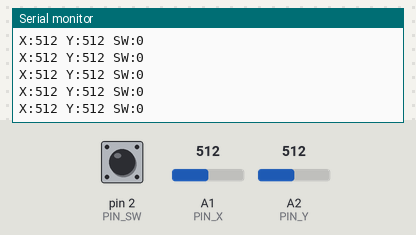
Simulated run of this sketch. Board: Arduino Nano, built with avr-gcc and run on an emulated ATmega328P. Parts: the last lines printed to the serial monitor. The inputs (shaded band) are chosen by the test bench; at power-on: A1 (PIN_X) = 512, A2 (PIN_Y) = 512, pin 2 (PIN_SW) HIGH.

Above: at 1.2 s.
1.3 s: A1 (PIN_X) set to 716
At 1.31 s:
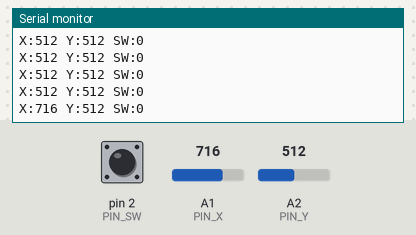
2.8 s: A2 (PIN_Y) set to 716
At 2.82 s:
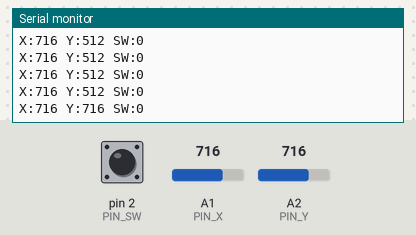
4.3 s: pin 2 (PIN_SW) pulled LOW for 0.15 s
At 4.44 s:
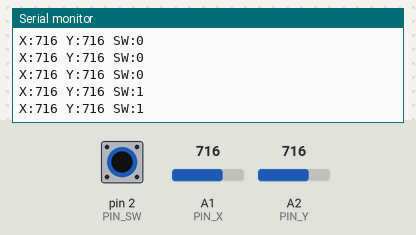
5.9 s: A1 (PIN_X) set to 1023
At 5.95 s:
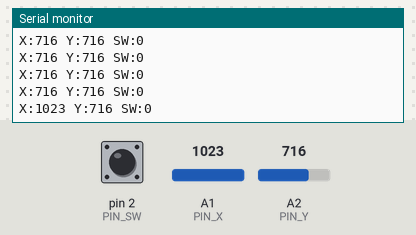
8.9 s: pin 2 (PIN_SW) pulled LOW for 1 s
At 8.97 s:
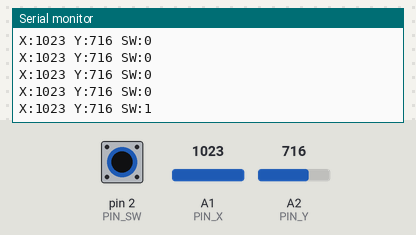
11.4 s: A2 (PIN_Y) set to 900
At 11.49 s:
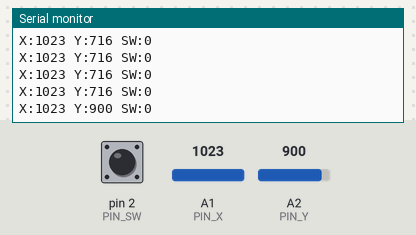
Timing chart, 0 to 13.9 s (numbered marks = the images above; inputs shaded):
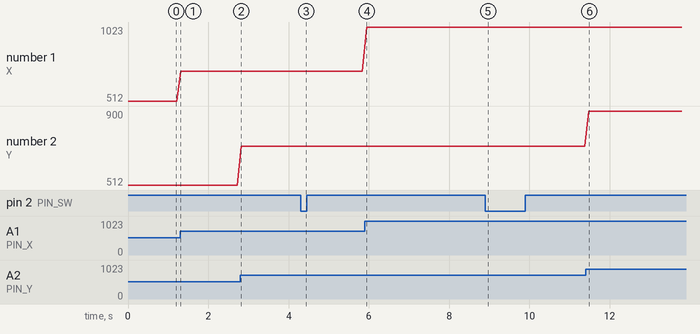

The sketch:

joystick_nano.ino
```cpp
// Joystick KY-023 – Arduino Nano
// X → A1 | Y → A2 | SW → D2

#define PIN_X  A1
#define PIN_Y  A2
#define PIN_SW 2

void setup() {
  Serial.begin(9600);
  pinMode(PIN_SW, INPUT_PULLUP);
}

void loop() {
  int x   = analogRead(PIN_X);    // 0–1023
int y = analogRead(PIN_Y);  // 0–1023
  bool sw = !digitalRead(PIN_SW); // true = pressé

  Serial.print("X:"); Serial.print(x);
  Serial.print(" Y:"); Serial.print(y);
  Serial.print(" SW:"); Serial.println(sw);

  delay(100);
}
```

Measured:
- after the input at 1.3 s, the serial monitor: prints a new line at once (image 1)
- after the input at 2.8 s, the serial monitor: prints a new line at once (image 2)
- after the input at 4.3 s, the serial monitor: prints a new line at once (image 3)
- after the input at 5.9 s, the serial monitor: prints a new line at once (image 4)
- after the input at 8.9 s, the serial monitor: prints a new line after 0.06 s (image 5)
- after the input at 11.4 s, the serial monitor: prints a new line after 0.08 s (image 6)
- plotted number 1: 512 → 716 after the input at 1.3 s, 716 → 1023 after the input at 5.9 s
- plotted number 2: 716 → 900 after the input at 11.4 s
